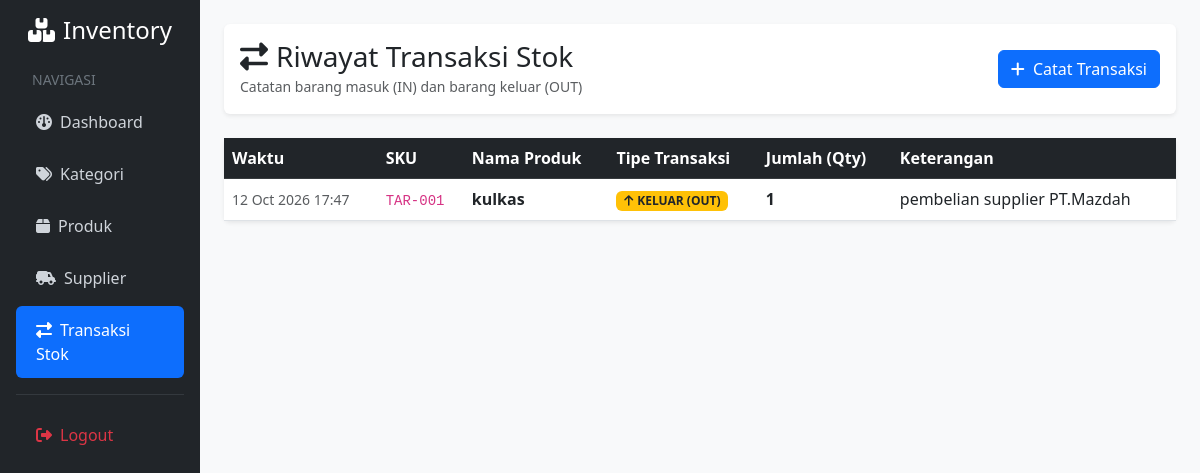
Screenshot of /views/stock/index.php (signed in) with the database file from the repository.
### tables this page shows
CREATE TABLE `stock_movements` (
  `id` int(11) NOT NULL,
  `product_id` int(11) NOT NULL,
  `user_id` int(11) NOT NULL,
  `type` enum('IN','OUT') NOT NULL,
  `quantity` int(11) NOT NULL,
  `notes` text DEFAULT NULL,
  `created_at` timestamp NOT NULL DEFAULT current_timestamp()
);

CREATE TABLE `products` (
  `id` int(11) NOT NULL,
  `category_id` int(11) NOT NULL,
  `sku` varchar(50) NOT NULL,
  `name` varchar(150) NOT NULL,
  `price` decimal(12,2) NOT NULL DEFAULT 0.00,
  `stock` int(11) NOT NULL DEFAULT 0,
  `minimum_stock` int(11) NOT NULL DEFAULT 5
);

### app/helpers/escape.php (called while the page is built)
<?php
function e($string) {
    return htmlspecialchars($string ?? '', ENT_QUOTES, 'UTF-8');
}

### views/stock/index.php (the view, shortened to what this page needs)
<?php
require_once '../../config/database.php';
require_once '../../app/Helpers/escape.php';
$sql = "SELECT sm.*, p.name AS product_name, p.sku
        FROM stock_movements sm
        JOIN products p ON p.id = sm.product_id
        ORDER BY sm.id DESC";
$movements = $pdo->query($sql)->fetchAll();
?>
<!DOCTYPE html>
<html lang="id">
<head>
    <link href="https://cdn.jsdelivr.net/npm/bootstrap@5.3.0/dist/css/bootstrap.min.css" rel="stylesheet">
    <link rel="stylesheet" href="https://cdnjs.cloudflare.com/ajax/libs/font-awesome/6.4.0/css/all.min.css">
</head>
<body>
<div class="container-fluid">
    <div class="row">
        <nav class="col-md-3 col-lg-2 p-3 sidebar">
            <h4 class="text-white text-center mb-4"><i class="fa-solid fa-boxes-stacked me-2"></i>Inventory</h4>
            <div class="text-secondary small px-3 mb-2">NAVIGASI</div>
            <a href="../dashboard.php"><i class="fa-solid fa-gauge me-2"></i>Dashboard</a>
            <a href="../categories/index.php"><i class="fa-solid fa-tags me-2"></i>Kategori</a>
            <a href="../products/index.php"><i class="fa-solid fa-box me-2"></i>Produk</a>
            <a href="../suppliers/index.php"><i class="fa-solid fa-truck-field me-2"></i>Supplier</a>
            <a href="index.php" class="active"><i class="fa-solid fa-right-left me-2"></i>Transaksi Stok</a>
            <hr class="text-secondary">
            <a href="../auth/logout.php" class="text-danger"><i class="fa-solid fa-right-from-bracket me-2"></i>Logout</a>
        </nav>
        <main class="col-md-9 col-lg-10 ms-sm-auto px-md-4 py-4">
            <div class="d-flex justify-content-between align-items-center mb-4 bg-white p-3 rounded shadow-sm">
                <div>
                    <h3 class="mb-0"><i class="fa-solid fa-right-left me-2"></i>Riwayat Transaksi Stok</h3>
                    <small class="text-muted">Catatan barang masuk (IN) dan barang keluar (OUT)</small>
                </div>
                <a href="create.php" class="btn btn-primary"><i class="fa-solid fa-plus me-1"></i> Catat Transaksi</a>
            </div>
            <div class="card shadow-sm border-0">
                <div class="card-body p-0">
                    <div class="table-responsive">
                        <table class="table table-hover align-middle mb-0">
                            <thead class="table-dark">
                                <tr>
                                    <th>Waktu</th>
                                    <th>SKU</th>
                                    <th>Nama Produk</th>
                                    <th>Tipe Transaksi</th>
                                    <th>Jumlah (Qty)</th>
                                    <th>Keterangan</th>
                                </tr>
                            </thead>
                            <tbody>
                                <?php if (!empty($movements)): ?>
                                    <?php foreach ($movements as $m): ?>
                                        <tr>
                                            <td><small class="text-muted"><?= date('d M Y H:i', strtotime($m['created_at'])) ?></small></td>
                                            <td><code><?= e($m['sku']) ?></code></td>
                                            <td><strong><?= e($m['product_name']) ?></strong></td>
                                            <td>
                                                <?php if ($m['type'] === 'IN'): ?>
                                                    <span class="badge bg-success"><i class="fa-solid fa-arrow-down me-1"></i>MASUK (IN)</span>
                                                <?php else: ?>
                                                    <span class="badge bg-warning text-dark"><i class="fa-solid fa-arrow-up me-1"></i>KELUAR (OUT)</span>
                                                <?php endif; ?>
                                            </td>
                                            <td><strong><?= number_format($m['quantity']) ?></strong></td>
                                            <td><?= e($m['notes'] ?? '-') ?></td>
                                        </tr>
                                    <?php endforeach; ?>
                                <?php else: ?>
                                    <tr>
                                        <td colspan="6" class="text-center py-4 text-muted">Belum ada riwayat transaksi stok.</td>
                                    </tr>
                                <?php endif; ?>
                            </tbody>
                        </table>
                    </div>
                </div>
            </div>
        </main>
    </div>
</div>
</body>
</html>

### views/stock/index.php (style rules this page uses)
body { background-color: #f8f9fa; }
.sidebar { min-height: 100vh; background-color: #212529; }
.sidebar a { color: #cfd4da; text-decoration: none; padding: 12px 20px; display: block; border-radius: 6px; margin-bottom: 4px; }
.sidebar a:hover, .sidebar a.active { background-color: #0d6efd; color: white; }

### rows the page displays
stock_movements: created_at "12 Oct 2026 17:47", product.sku "TAR-001", product.name "kulkas", type "KELUAR (OUT)", quantity "1", notes "pembelian supplier PT.Mazdah"
